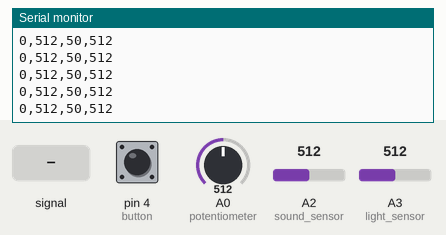
Simulated run of this sketch. Board: Arduino Uno, built with avr-gcc and run on an emulated ATmega328P. Parts: the last lines printed to the serial monitor. The test bench sets the inputs (shaded band); at power-on: A0 (potentiometer) = 512, A2 (sound_sensor) = 512, A3 (light_sensor) = 512, pin 4 (button) LOW.

Above: at 1.2 s.
1.3 s: A2 (sound_sensor) fed a 200 Hz sine of ±81 counts around its level
At 1.47 s:
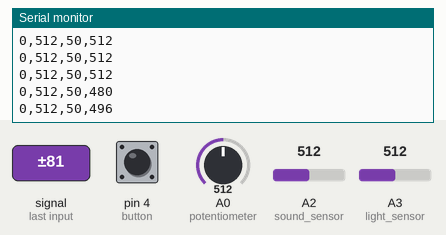
2.8 s: A0 (potentiometer) set to 716
At 2.82 s:
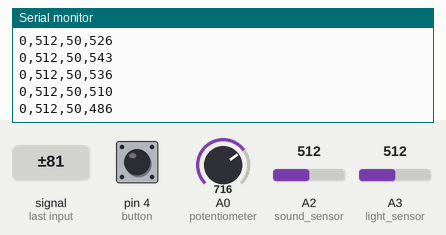
4.3 s: A2 (sound_sensor) set to 716
At 4.39 s:
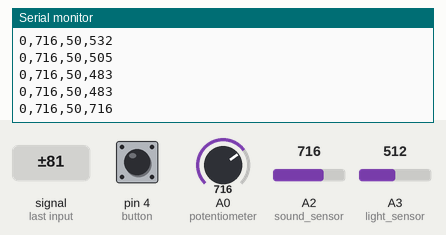
5.8 s: A3 (light_sensor) set to 22
At 5.85 s:
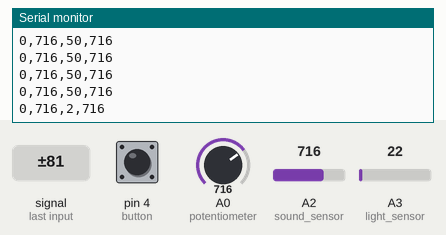
8.8 s: pin 4 (button) pulled HIGH for 0.15 s
At 8.87 s:
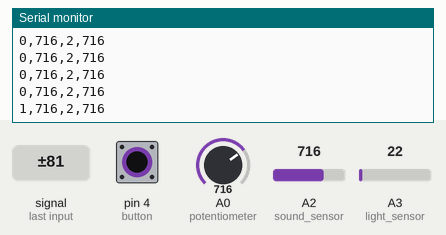
10.4 s: A2 (sound_sensor) fed a 1000 Hz sine of ±255 counts around its level
At 10.54 s:
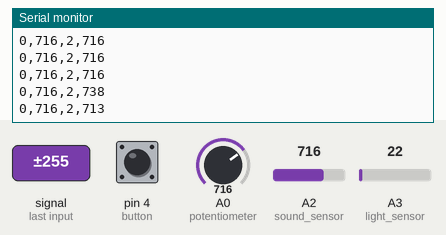
Timing chart, 0 to 12.9 s (numbered marks = the images above; inputs shaded):
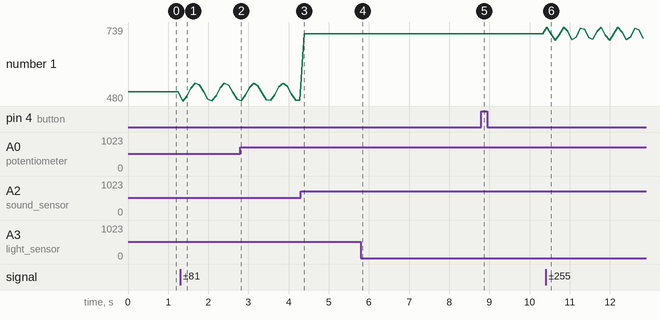

The sketch:

Liang_Haiyi_Project2_ArduinoCode_FourSensors.ino
```cpp
#define button 4
#include "Arduino_SensorKit.h"

int button_state = 0;
int potentiometer = A0;
int sound_sensor = A2;
int light_sensor = A3;
int sensors[4];

void setup() {
   // start serial port at 9600 bps:
   Serial.begin(9600);
   pinMode(button, INPUT);
   pinMode(potentiometer,INPUT);

}

void loop() {
 // this example uses sensors with a different ranges
 //use the map() method to convert the range

    //read the number from the button sensor and put the value
    //into the first index of the Array, repeat for all indexes of the Array

    button_state = digitalRead(button);
    sensors[0] = button_state;

    int sensor_value = analogRead(potentiometer);
    int value = map(sensor_value, 0, 1023, 0, 100);

    sensors[1] = sensor_value;

    int raw_light = analogRead(light_sensor);
    int light = map(raw_light, 0, 1023, 0, 100);

    sensors[2] = light;


int soundValue = 0;
  for (int i = 0; i < 32; i++) //create a for loop to read
  { soundValue += analogRead(sound_sensor);  } //read the sound sensor

  soundValue >>= 5; //bitshift operation

    sensors[3] = soundValue;

    if (button_state == HIGH){

      }


    for (int thisSensor = 0; thisSensor < 4; thisSensor++) {

        int sensorValue = sensors[thisSensor];

      // if you're on the last sensor value, end with a println()
      // otherwise, print a comma
      //The number of sensors needs to be hard coded, in this example 3 sensors are running 0,1,2

      Serial.print(sensorValue);
      if (thisSensor == 3) {
         Serial.println();
      } else {
         Serial.print(",");
      }
   }
    delay(100);
}
```

Measured:
- after the input at 1.3 s, the serial monitor: prints a new line after 0.06 s (image 1)
- after the input at 4.3 s, the serial monitor: prints a new line after 0.08 s (image 3)
- after the input at 5.8 s, the serial monitor: prints a new line at once (image 4)
- after the input at 8.8 s, the serial monitor: prints a new line after 0.07 s (image 5)
- after the input at 10.4 s, the serial monitor: prints a new line at once (image 6)
- plotted number 1: 512 → 486 after the input at 1.3 s, 716 → 699 after the input at 10.4 s
